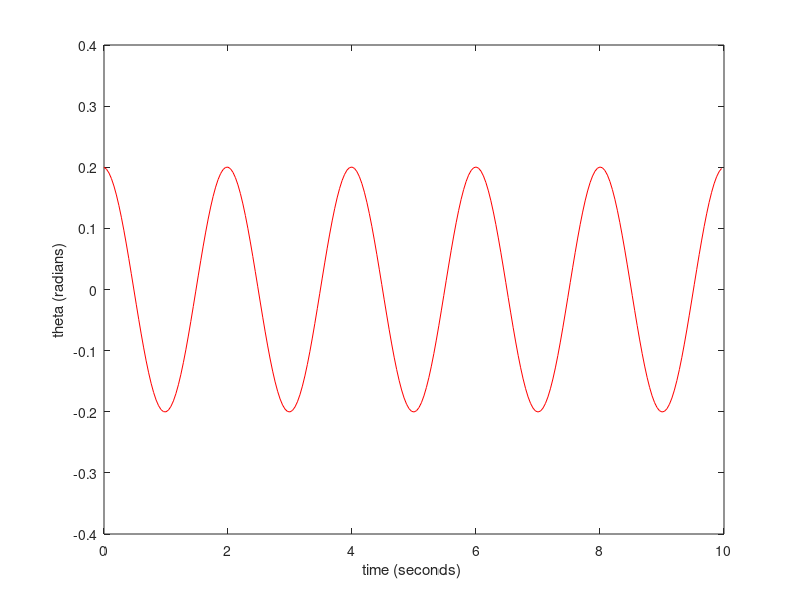

Write the MATLAB code that produced this figure.
length= 1; %pendulum length 
g=9.8 %acceleration due to gravity
n = 250;
dt = 0.04; % time increment
omega = zeros(n,1); % initializes omega, row vector of dimension n
theta = zeros(n,1); % initializes theta, row vector of dimension n
time = zeros(n,1); % initializes the vector time to being all zeros
theta(1)=0.2; %initial displacement

for step = 1:n-1 % loop over the time
omega(step+1) = omega(step) - (g/length)*theta(step)*dt;
theta(step+1) = theta(step)+omega(step +1)*dt
time(step+1) = time(step) + dt;
end

plot(time,theta,'r' );
xlabel('time (seconds) ');
ylabel('theta (radians)');